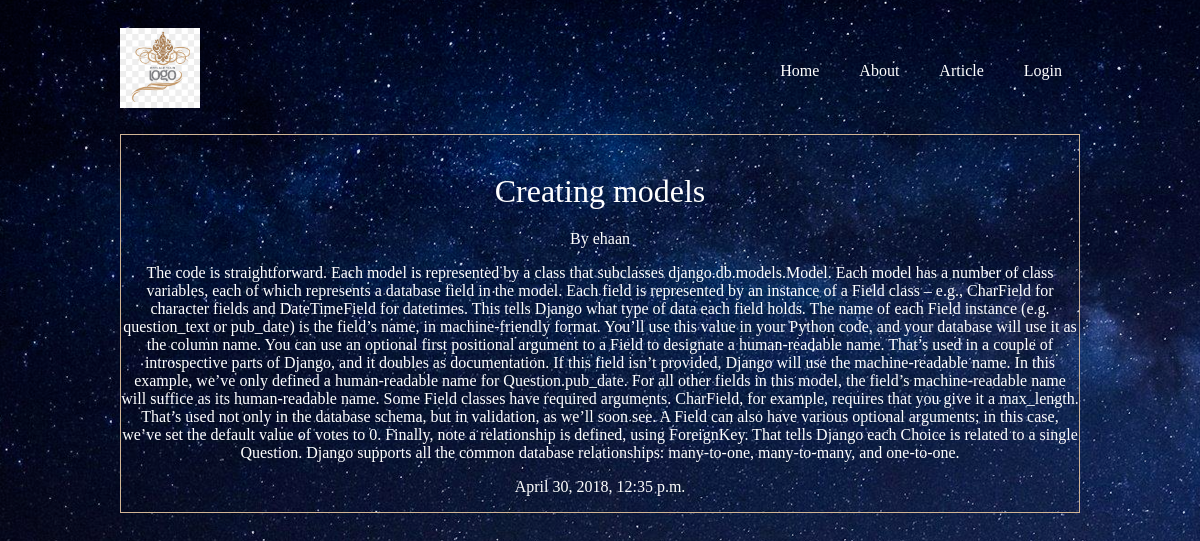
/articles/details/creating-models, run on the app's committed database.
### articles/models.py (models this page shows, shortened)
class Article(models.Model):
    title = models.CharField(max_length=100)
    slug = models.SlugField()
    body = models.TextField()
    date = models.DateTimeField(auto_now_add=True)
    author = models.ForeignKey(User, default=None, on_delete=models.CASCADE)
    thumb = models.ImageField(default='default.png', blank=True)

### articles/views.py (the view)
# urls.py: path('details/<slug:slug>', views.article_details, name='article_details')
def article_details(request, slug):
    article = Article.objects.get(slug=slug)
    context = {
        'article': article
    }
    return render(request, 'articles/article_details.html', context)

### articles/templates/articles/article_details.html (shortened to what this page needs)
{% extends 'layout.html' %}
{% block content %}
    <div class="article-detail">
        <div class="article">
            <h2>{{ article.title }}</h2>
            <p>By {{ article.author }}</p>
            <p>{{ article.body }}</p>
            <p>{{ article.date }}</p>
        </div>
    </div>
{% endblock %}

### assets/styles.css (style rules this page uses)
body { background-color: #0f121f; background-image: url("/static/stars.png"); background-repeat: no-repeat; color: #ffffff; }
body * { font-family: Calibri; }
h1, h2, h3, h4, h5 { font-weight: normal; margin: 0; }
.article { border: 1px solid #D1B595; position: relative; padding: 10px 10px 40px; }
.article h2 { font-size: 1.2em; }
.article-detail .article { padding: 0 }
.article-detail .article h2 { text-align: center; margin: 20px auto; font-size: 2em; }
.article-detail .article p { text-align: center; }

### data on the page
Article: title "Creating models", author "ehaan", body "The code is straightforward. Each model is represented by a class that subclasses django.db.models.Model. Each model has a number of class variables, each of which represents a database field in the model. Each field is represented by an instance of a Field class – e.g., CharField for character fields and DateTimeField for datetimes. This tells Django what type of data each field holds. The name of each Field instance (e.g. question_text or pub_date) is the field’s name, in machine-friendly format. You’ll use this value in your Python code, and your database will use it as the column name. You can use an optional first positional argument to a Field to designate a human-readable name.…", date "April 30, 2018, 12:35 p.m."
